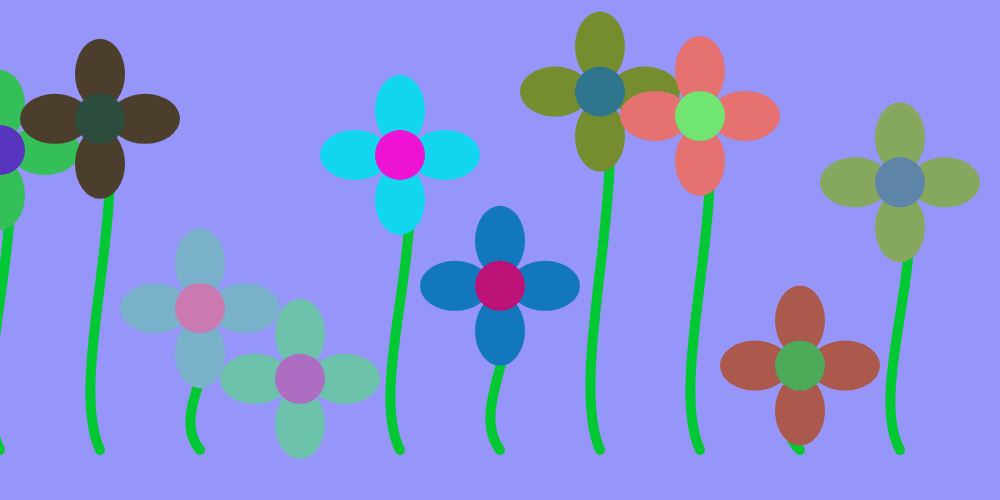
Frame 1 (no input)
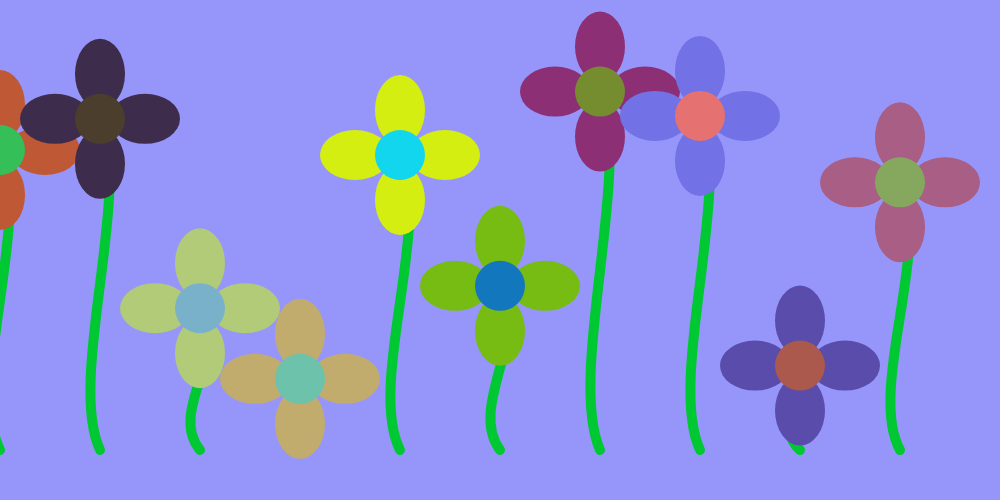
Frame 60 (no input)
Frame 120 (the mouse pressed at the canvas centre since frame 60): identical to frame 60, image omitted

The p5.js sketch that drew these frames (run headless with seeded random() and noise() and a simulated clock; from frame 60 on, the mouse is pressed at the canvas centre):

// p5.js sketch
// ── sketch.js
var flowers = [];
var flower;

function setup() {
    createCanvas(1000, 500);
    base_x = width / 2;
    base_y = height - 50;

    flower = {
        base_x: 0,
        base_y: height - 50,
        stem_h: 100,
        col: color(255, 50, 50)
    };

    for (var i = 0; i < 10; i++) {

        flower.base_x = i * 100;
        flower.stem_h = random(50, 400);
        flower.col = color(
            random(0, 255),
            random(0, 255),
            random(0, 255)
        );
        flowers.push({"base_x": flower.base_x, "base_y": flower.base_y, "stem_h": flower.stem_h, "col": flower.col});
        // flowers[i].base_x = flower.base_x;
        // flowers[i].base_y = flower.base_y;
        // flowers[i].stem_h = flower.stem_h;
        // flowers[i].col = flower.col;
    }
}

function draw() {
    background(150, 150, 250);
    for (var i = 0; i < flowers.length; i++) {
        drawFlower(i);
    }
}


function drawFlower(_flower) {
    noFill();
    strokeWeight(10);
    stroke(0, 200, 50);
    curve(flowers[_flower].base_x + 200, flowers[_flower].base_y + 100,
        flowers[_flower].base_x, flowers[_flower].base_y,
        flowers[_flower].base_x, flowers[_flower].base_y - flowers[_flower].stem_h,
        flowers[_flower].base_x - 200, flowers[_flower].base_y - (flowers[_flower].stem_h + 100));

    noStroke();
    fill(flowers[_flower].col);
    ellipse(flowers[_flower].base_x + 45, flowers[_flower].base_y - flowers[_flower].stem_h, 70, 50);
    ellipse(flowers[_flower].base_x - 45, flowers[_flower].base_y - flowers[_flower].stem_h, 70, 50);
    ellipse(flowers[_flower].base_x, flowers[_flower].base_y + 45 - flowers[_flower].stem_h, 50, 70);
    ellipse(flowers[_flower].base_x, flowers[_flower].base_y - 45 - flowers[_flower].stem_h, 50, 70);


    //flip the colour
    flowers[_flower].col = color(
        blue(flowers[_flower].col),
        red(flowers[_flower].col),
        green(flowers[_flower].col)
    );

    //draw the center
    fill(flowers[_flower].col);
    ellipse(flowers[_flower].base_x, flowers[_flower].base_y - flowers[_flower].stem_h, 50, 50);
}
